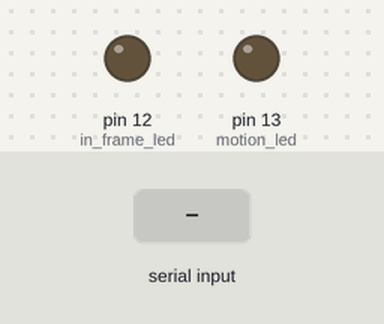
This sketch was run on a simulated Arduino Uno, built with avr-gcc and run on an emulated ATmega328P. Parts: output pins drawn as LEDs (lit = HIGH). The inputs (shaded band) are chosen by the test bench. What the sketch prints to the serial monitor is not drawn.

Above: at 1.2 s.
1.3 s: "1" received over Serial
At 2.5 s:
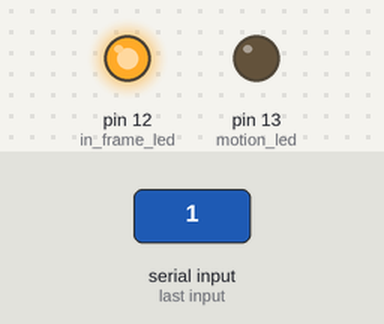
2.8 s: "2" received over Serial
At 3.8 s:
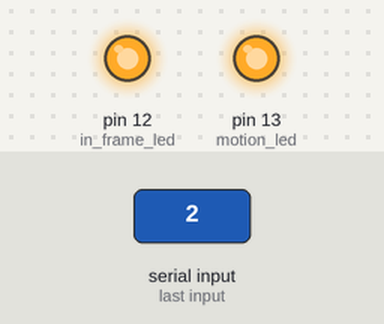
4.3 s: "3" received over Serial
At 4.9 s:
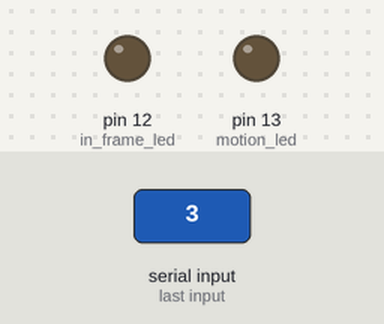
Timing chart, 0 to 7.3 s (numbered marks = the images above; inputs shaded):
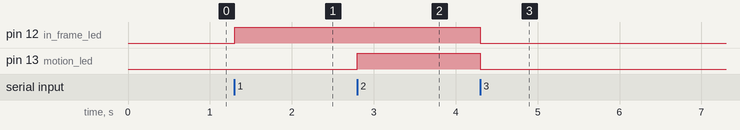

The sketch:

md_code.ino
```cpp
// deeclare input buttons
const int in_frame_led = 12;
const int motion_led = 13;

int value;
// setup everything
void setup() {
   // begin serial connection
   Serial.begin(9600);

   // declare pins and write LOW [turn off LEDs]
   pinMode(in_frame_led, OUTPUT);
   pinMode(motion_led, OUTPUT);
   digitalWrite (in_frame_led, LOW);
   digitalWrite (motion_led, LOW);

   // print to serial to confirm connection
   Serial.println("Connection established...");
}

// do
void loop() {
   // while serial is available [python code is running]
   while (Serial.available()) {
      // read value from serial output and store it in 'value'
      value = Serial.read();

      // according to value perform functions
      if (value == '3') {
         digitalWrite(in_frame_led, LOW);
         digitalWrite(motion_led, LOW);
      } else if (value == '1') {
         digitalWrite(in_frame_led, HIGH);
         digitalWrite(motion_led, LOW);
      } if (value == '2') {
         digitalWrite(in_frame_led, HIGH);
         digitalWrite(motion_led, HIGH);
      }

   }
}
```

Measured:
- after the input at 1.3 s, pin 12 (in_frame_led): LOW → HIGH at once
- after the input at 2.8 s, pin 13 (motion_led): LOW → HIGH at once
- after the input at 4.3 s, pin 12 (in_frame_led), pin 13 (motion_led): HIGH → LOW at once
